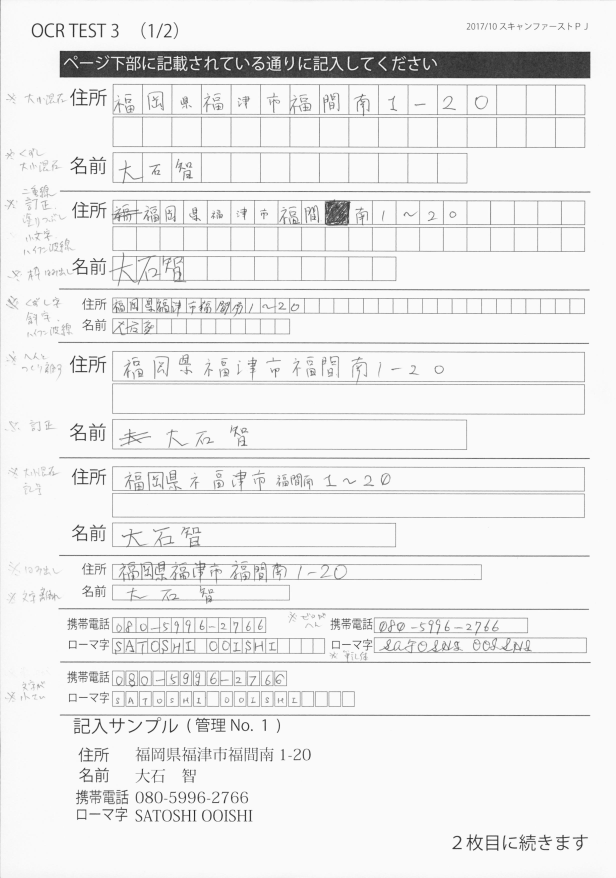
#> input picture sample/examples/Doc0001.jpg, 2464 x 3512 px (shown at 1/4 size)
$ python -i FindContoursRect.py   (imports and definitions only)   (older library calls are emulated)
#> lines starting #> are read from the running program, lines starting #| are printed output that depends on the picture; after the words box and inside, x2 and y2 are one past the last pixel; in counts of white or black regions, pixels touching at a corner belong together
#> further down, picture is the input picture: shape (3512, 2464); min 0, max 255, mean 237.5
import cv2 as cv

#########
# Find the contour with the second largest area.
# Since contour with the largest area is the whole image
#########

def FindContoursRect(im):
    ret, thresh = cv.threshold(im, 0, 255, cv.THRESH_BINARY_INV + cv.THRESH_OTSU)
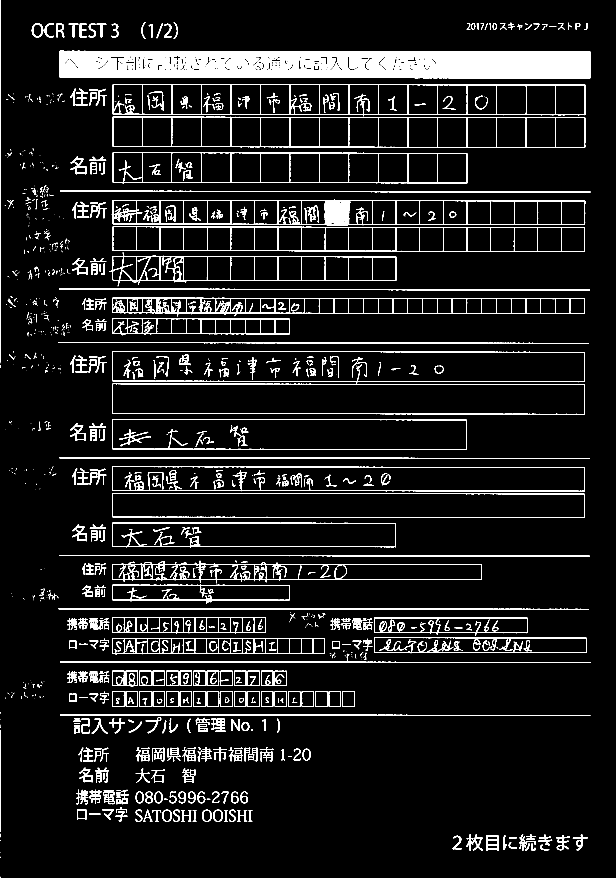
#> thresh: shape (3512, 2464) (shown at 1/4 size); 7.2% white; 1273 white regions (546 under 20 px)
#> ret = 176
    _, cnts, _ = cv.findContours(thresh, cv.RETR_EXTERNAL, cv.CHAIN_APPROX_SIMPLE)
#> cnts = 864 contours, 492 with area under 20; largest, box (x1, y1, x2, y2) and area: (449, 1404, 2339, 1658) 450577, (451, 336, 2341, 465) 227156, (451, 467, 2341, 591) 226434, (239, 203, 2362, 314) 223582, (450, 906, 2340, 1007) 181684
    cSorted = sorted(cnts, key=lambda x: cv.contourArea(x), reverse=True)
#> cSorted has the same summary as cnts
    if (len(cSorted) == 1):
        return cv.boundingRect(cSorted[0])
    else:
        return cv.boundingRect(cSorted[1])

>>> import cv2
>>> picture = cv2.imread('sample/examples/Doc0001.jpg', cv2.IMREAD_GRAYSCALE)
>>> result = FindContoursRect(picture)
#> result = (451, 336, 1890, 129)

$ run again, on sample/examples/Doc0002.jpg
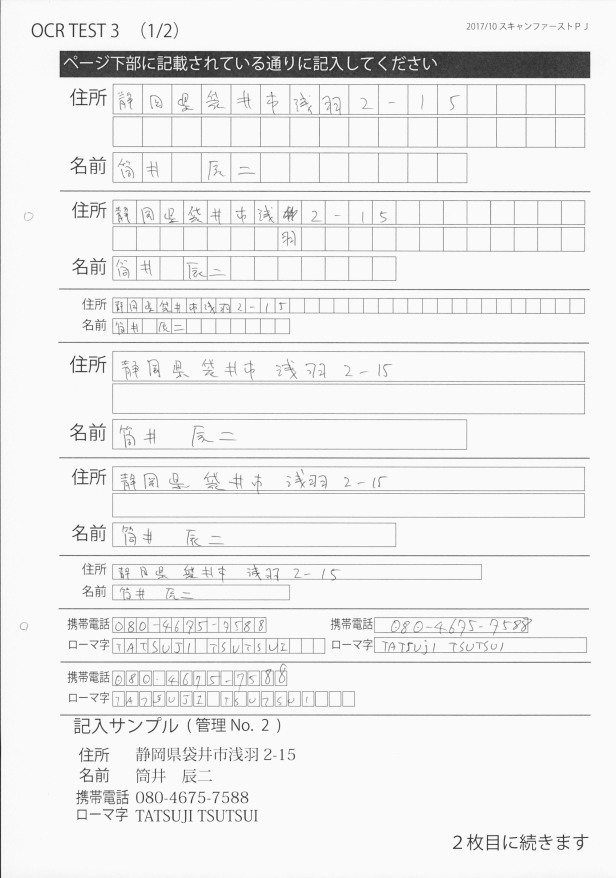
#> input picture sample/examples/Doc0002.jpg, 2464 x 3512 px (shown at 1/4 size)
#> picture is the input picture: shape (3512, 2464); min 0, max 255, mean 238.4
#> in FindContoursRect, `ret, thresh = cv.threshold(im, 0, 255, cv.THRESH_BINARY_INV + cv.THRES..`:
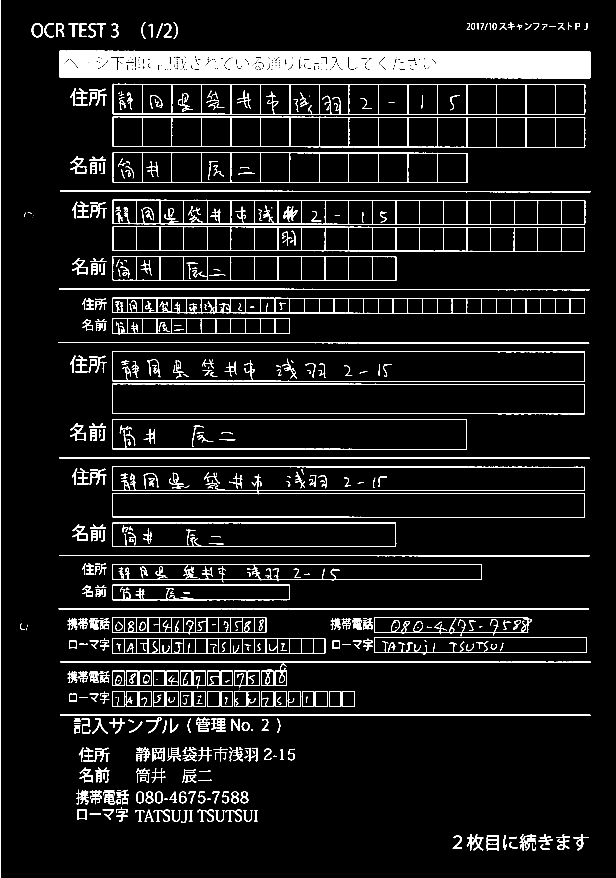
#> thresh: shape (3512, 2464) (shown at 1/4 size); 6.7% white; 665 white regions (68 under 20 px)
#> ret = 175
#> cnts = 369 contours, 32 with area under 20; largest, box (x1, y1, x2, y2) and area: (450, 1866, 2339, 2070) 360676, (451, 335, 2341, 460) 227428, (451, 466, 2341, 590) 226516, (450, 1404, 2340, 1527) 225906, (450, 1534, 2340, 1657) 224927
#> cSorted has the same summary as cnts
#> result = (451, 335, 1890, 125)

$ run again, on sample/examples/Doc0004.jpg
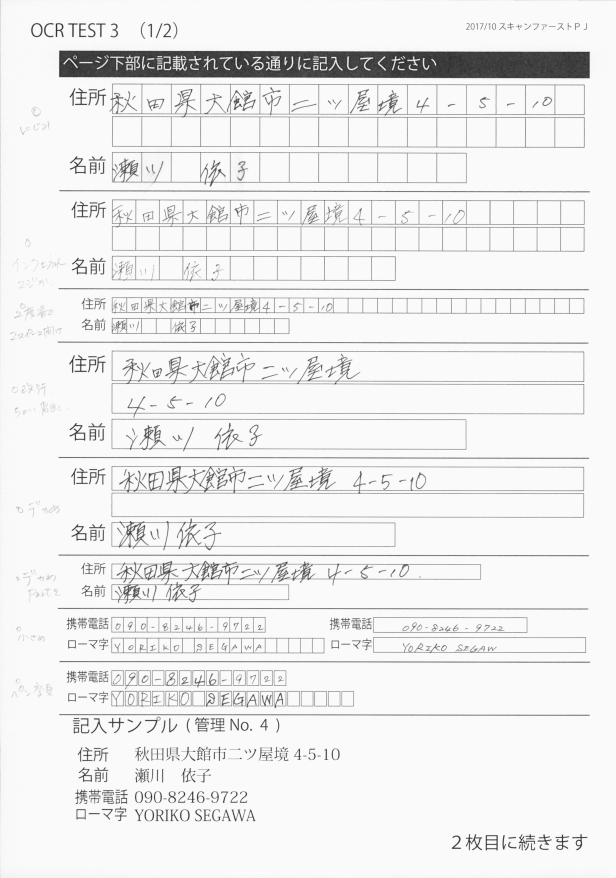
#> input picture sample/examples/Doc0004.jpg, 2464 x 3512 px (shown at 1/4 size)
#> picture is the input picture: shape (3512, 2464); min 0, max 255, mean 237.3
#> in FindContoursRect, `ret, thresh = cv.threshold(im, 0, 255, cv.THRESH_BINARY_INV + cv.THRES..`:
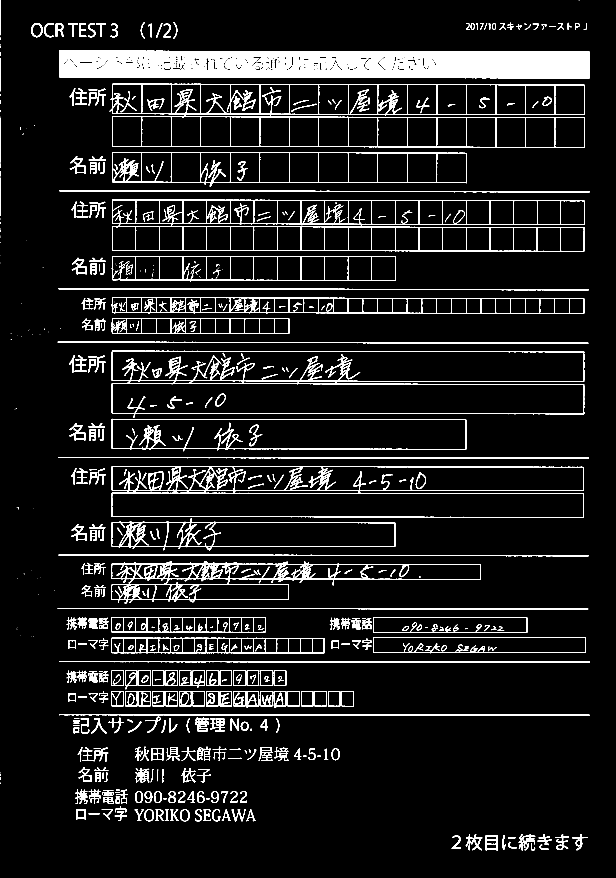
#> thresh: shape (3512, 2464) (shown at 1/4 size); 7.3% white; 650 white regions (105 under 20 px)
#> ret = 175
#> cnts = 412 contours, 79 with area under 20; largest, box (x1, y1, x2, y2) and area: (447, 1403, 2337, 1672) 459573, (438, 335, 2339, 590) 452960, (447, 1864, 2336, 2070) 370845, (448, 798, 2338, 1006) 364872, (236, 202, 2359, 313) 222758
#> cSorted has the same summary as cnts
#> result = (438, 335, 1901, 255)
